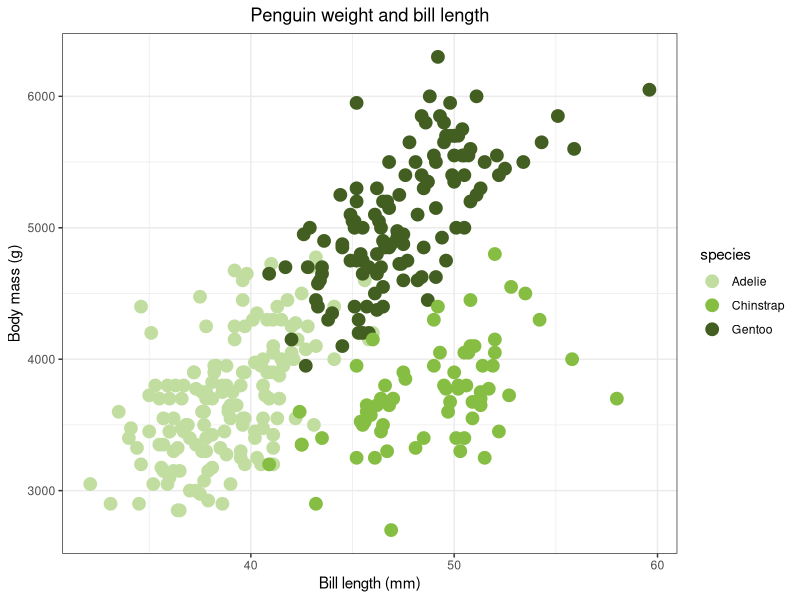

This chart was generated by the following R code:
## ---- chunk 1
library("ggplot2")
library("palmerpenguins")
data(penguins, package = "palmerpenguins")
ggplot(penguins, aes(x      = bill_length_mm,
                     y      = body_mass_g,
                     colour = species)) +
    geom_point(size = 4) +
    theme_bw() +
    labs(x = "Bill length (mm)",
         y = "Body mass (g)") +
    ggtitle("Penguin weight and bill length") +
    theme(plot.title = element_text(hjust = 0.5)) +
    scale_colour_manual(values = c("#c1dea0", "#85be42", "#425f21"))
